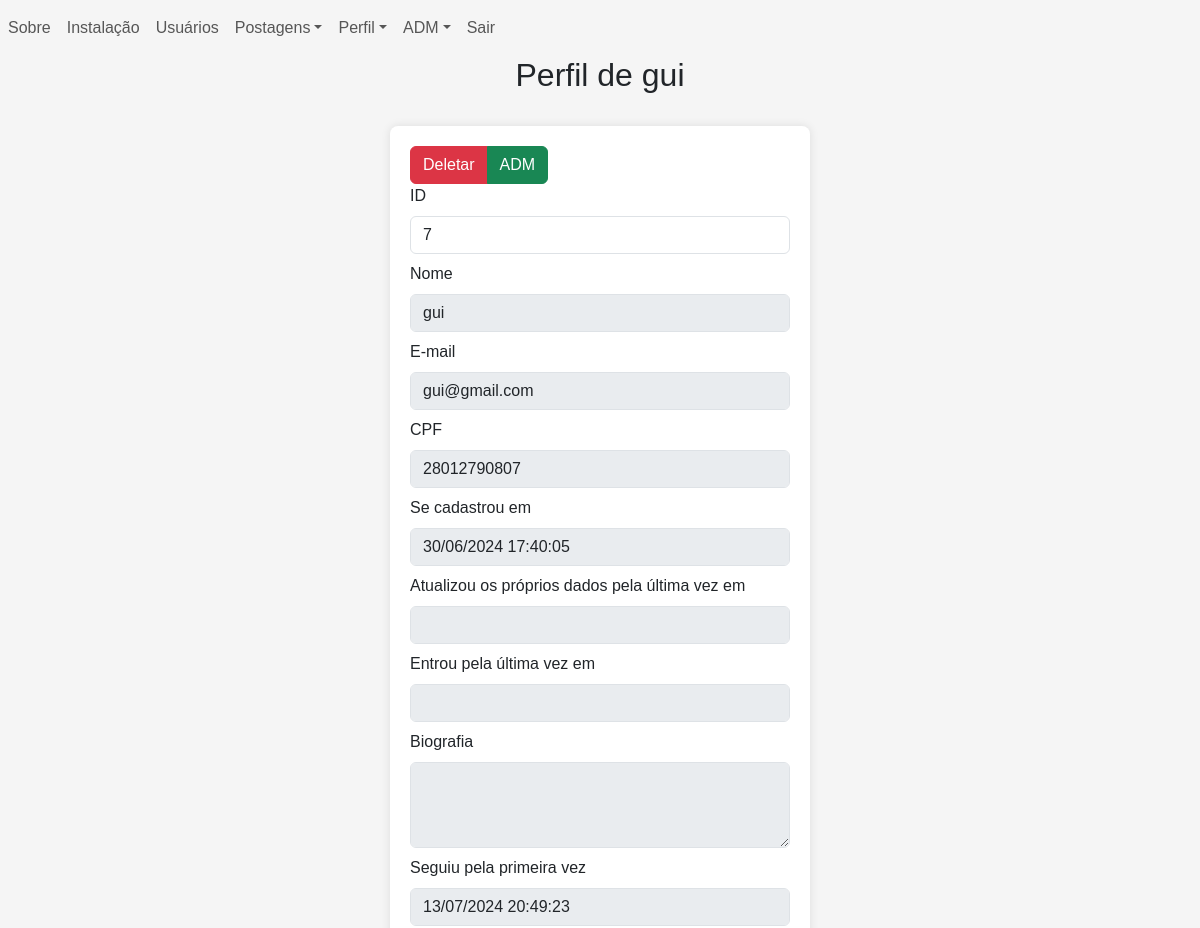
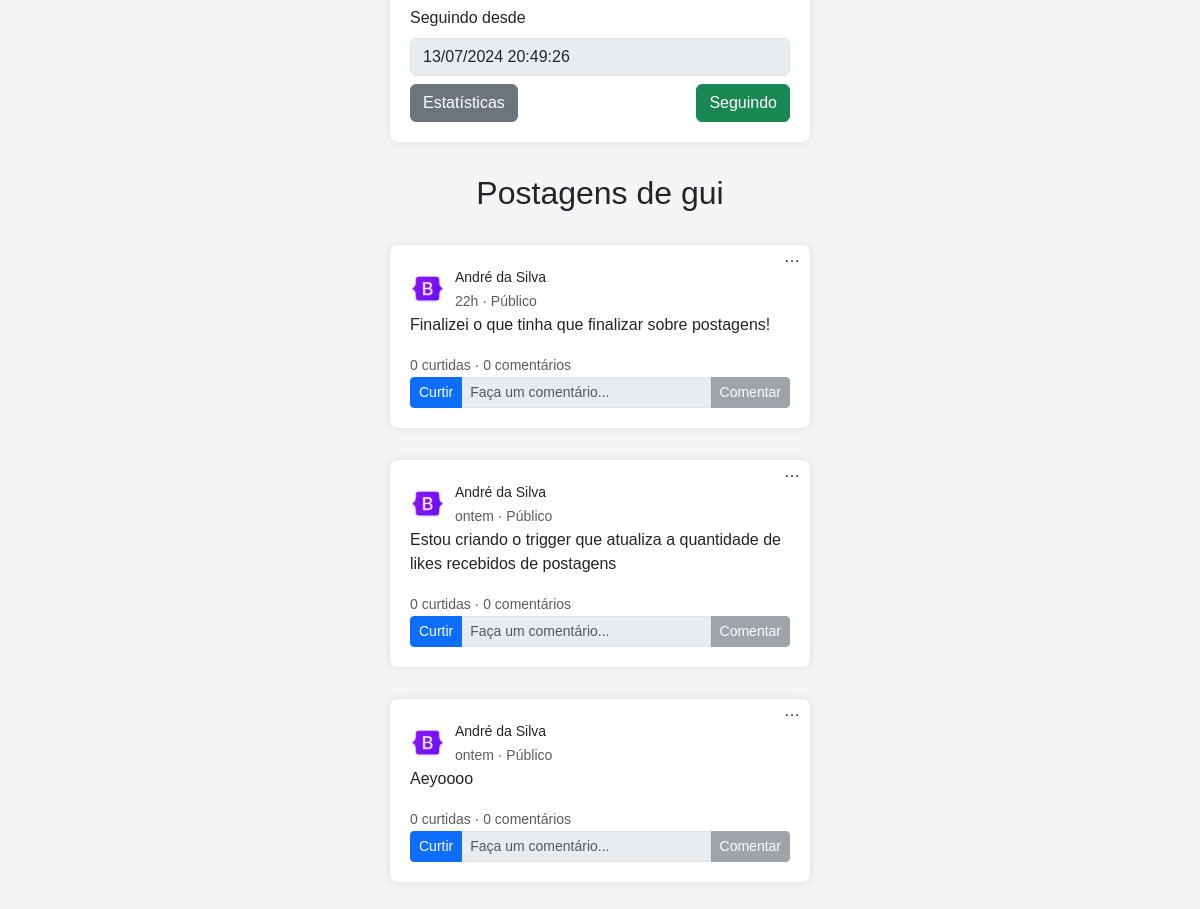
Page /users/profile.php?id=7 (signed in) on the committed database (2 pictures, top to bottom).
### tables this page shows
CREATE TABLE users (
    id INTEGER PRIMARY KEY AUTOINCREMENT,
    username VARCHAR(255) NOT NULL,
    email VARCHAR(255) NOT NULL UNIQUE,
    cpf VARCHAR(11) NOT NULL UNIQUE,
    created_at DATETIME DEFAULT CURRENT_TIMESTAMP,
    updated_at DATETIME
, pass VARCHAR(255) NOT NULL, bio VARCHAR(100), logged_at TIMESTAMP, adm boolean DEFAULT false);

CREATE TABLE posts (
    id INTEGER PRIMARY KEY AUTOINCREMENT,
    id_user INTEGER NOT NULL,
    text VARCHAR(100) NOT NULL,
    image_src VARCHAR(100),
    created_at TIMESTAMP DEFAULT CURRENT_TIMESTAMP,
    updated_at TIMESTAMP,
    total_comments INTEGER DEFAULT 0,
    total_likes INTEGER DEFAULT 0,
    FOREIGN KEY (id_user) REFERENCES users(id)
);

### src/back/config.php (called while the page is built, shortened)
<?php
    function get_posts(array $array = [], $single = false){
        $db = db_conn();
        $se_SQL = "SELECT * FROM post";
        if (!empty($array)) {
            $se_SQL .= " WHERE ";
            $conditions = [];
            foreach ($array as $col => $values) {
                $value_parts = explode(',',$values);
                foreach ($value_parts as $value) {
                    $marks[] = "$col LIKE ?";
                }
                $conditions[] = implode(" OR ",$marks);
            }
            $se_SQL .= implode(" AND ",$conditions);
        }
        $se_query = $db->prepare($se_SQL);
        if (!empty($array)) {
            $i = 1;
            foreach ($array as $col => $value) {
                foreach ($value_parts as $value) {
                    $se_query->bindValue($i,"%".trim(ucfirst($value))."%",SQLITE3_TEXT);
                    $i++;
                }
            }
        }
        $se_result = $se_query->execute();
        $posts = [];
        while ($row = $se_result->fetchArray(SQLITE3_ASSOC)) {
            $row['options'] = [
                ['text' => 'Visualizar','path' => POSTS_LINK.'crud/view_post.php']
            ];
            if (logged()) {
                if ($db->querySingle("SELECT created_at FROM post_likes WHERE id_user = ".$_SESSION['user']['id']." AND id_post = ".$row['id']) == null) {
                    $row['liked'] = false;
                }else{
                    $row['liked'] = true;
                }
            }else{
                $row['liked'] = false;
            }
            $row['posted_at'] = time_ago($row['created_at']);
            $posts[] = $row;
        }
        return $single ? $posts[0] : $posts;
    }
    function time_ago($datetime) {
        $now = new DateTime('now', new DateTimeZone('America/Sao_Paulo'));
        $post_time = new DateTime($datetime, new DateTimeZone('UTC'));
        $post_time->setTimezone(new DateTimeZone('America/Sao_Paulo'));
        $interval = $now->diff($post_time);
        $hours = $interval->h;
        $days = $interval->d;
        $weeks = floor($interval->days / 7);
        $months = $interval->m + ($interval->y * 12);
        $years = $interval->y;
        if ($days > 0) {
            return $days == 1 ? "ontem" : "$days dias";
        }
        if ($hours > 0) {
            return $hours."h";
        }
        return "Agora";
    }
    function format_date($date_string){
        return $date_string != null ? date('d/m/Y H:i:s',strtotime($date_string)) : "";
    }
    function logged(){
        return isset($_SESSION['user']);
    }
    function db_conn(){
        $db = new SQLite3(SRC_URL.'back/database.sqlite',SQLITE3_OPEN_READWRITE);
        return $db;
    }
    function get_users(array $array = [], $single = false){
        $db = db_conn();
        $se_SQL = "SELECT * FROM users";
        if (!empty($array)) {
            $se_SQL .= " WHERE ";
            $conditions = [];
            foreach ($array as $col => $values) {
                if (!empty($values)) {
                    $value_parts = explode(',',$values);
                    foreach ($value_parts as $value) {
                        $marks[] = str_contains($col,"id") ? "$col = ?" : "$col LIKE ?";
                    }
                    $conditions[] = implode(" OR ",$marks);
                }
            }
            $se_SQL .= implode(" AND ",$conditions);
        }
        $se_query = $db->prepare($se_SQL);
        if (!empty($array)) {
            $i = 1;
            foreach ($array as $col => $value) {
                if (!empty($value)) {
                    foreach ($value_parts as $value) {
                        if (str_contains($col,"id")) {
                            $se_query->bindValue($i,trim($value),SQLITE3_INTEGER);
                        }else{
                            $se_query->bindValue($i,"%".trim(ucfirst($value))."%",SQLITE3_TEXT);
                        }
                        $i++;
                    }
                }
            }
        }
        $se_result = $se_query->execute();
        $users = [];
        while ($row = $se_result->fetchArray(SQLITE3_ASSOC)) {
            if (logged()) {
                $users_follow = $db->querySingle("SELECT * FROM users_follow WHERE id_user_follower = ".$_SESSION['user']['id']." AND id_user_followed = ".$row['id'], true);
                if (!empty($users_follow) && $users_follow['active'] == 1) {
                    $row['following'] = true;
                    $row['followed_first_at'] = format_date($users_follow['created_at']);
                    $row['following_since'] = $users_follow['updated_at'] == null ? format_date($users_follow['created_at']) : format_date($users_follow['updated_at']);
                }else{
                    $row['following'] = false;
                    $row['followed_first_at'] = "";
                    $row['following_since'] = "";
                }
            }else{
                $row['following'] = false;
                $row['followed_first_at'] = "";
                $row['following_since'] = "";
            }
            $users[] = $row;
        }
        return $single ? $users[0] : $users;
    }
?>

### users/profile.php (the view, shortened to what this page needs)
<?php
    require "../src/back/config.php";
    if (isset($_GET['id']) && is_numeric($_GET['id']) && $_GET['id'] > 0) {
        $id = $_GET['id'];
        $self = logged() && $_SESSION['user']['id'] == $id ? true : false;
    }else{
        checkAuth(true);
        $id = $_SESSION['user']['id'];
        $self = true;
    }
    $profile = get_users(['id' => $id],true);
    if ($self) {
        $button_tag = "a";
        $button_text = "Editar";
        $button_class = "btn btn-secondary";
        $link = USERS_LINK."crud/my_data.php";
        $button_attributes = "href = '$link'";
    }else{
        $button_tag = "button";
        $button_attributes = "type = 'submit'";
        if ($profile['following']) {
            $button_text = "Seguindo";
            $button_class = "btn btn-success";
        }else{
            $button_text = "Seguir";
            $button_class = "btn btn-primary";
        }
    }
    $cols = ['id_user' => $profile['id']];
    $posts = get_posts($cols);
?>
<!DOCTYPE html>
<html lang="en">
    <head>
        <?php require SRC_URL."front/head.php" ?>
    </head>
    <body>
        <?php require SRC_URL."front/navbar.php" ?>
        <div class = "text-center">
            <h2>
                <?php
                    if ($self) {
                        echo "Meu Perfil";
                    }else{
                        echo "Perfil de ".explode(" ",$profile['username'])[0];
                    }
                ?>
            </h2>
        </div>
        <form class = "container form-container" action="follow_user.php?redirect_url=<?php echo $_SERVER['REQUEST_URI'] ?>" method="POST" autocomplete = 'off'  >
            <?php
                if (logged() && $_SESSION['user']['adm'] && $self == false) {
                    echo "<div class = 'input-group'>";
                    echo set_link_button('Deletar',USERS_LINK.'crud/delete_user.php?id='.$profile['id'],'btn btn-danger');
                    echo set_link_button('ADM',ADM_LINK.'toggle_adm.php?id='.$profile['id'],$profile['adm'] ? 'btn btn-success' : 'btn btn-primary');
                    echo "</div>";
                }else{
                }
                echo set_form_input('ID','id',$profile['id'],['readonly' => true]);
                echo set_form_input('Nome','username',$profile['username'],['disabled' => true]);
                echo set_form_input('E-mail','email',$profile['email'],['disabled' => true]);
                echo set_form_input('CPF','cpf',$profile['cpf'],['disabled' => true]);
                echo set_form_input('Se cadastrou em','created_at',format_date($profile['created_at']),['disabled' => true]);
                echo set_form_input('Atualizou os próprios dados pela última vez em','updated_at',format_date($profile['updated_at']),['disabled' => true]);
                echo set_form_input('Entrou pela última vez em','logged_at',format_date($profile['logged_at']),['disabled' => true]);
                echo set_form_textarea('Biografia','bio',$profile['bio'],['disabled' => true]);
                echo set_form_input('Seguiu pela primeira vez','followed_first_at',$profile['followed_first_at'],['disabled' => true]);
                echo set_form_input('Seguindo desde','following_since',$profile['following_since'],['disabled' => true]);
            ?>
            <div class = "row" >
                <div class = "col-lg-6 col-md-6 col-sm-12" style = "text-align: left">
                    <a class = "btn btn-secondary" href = "users_statistics.php?id=<?php echo $profile['id'] ?>" >Estatísticas</a>
                </div>
                <div class = "col-lg-6 col-md-6 col-sm-12" style = "text-align: right">
                    <?php echo set_button($button_tag,$button_text,$button_class,$button_attributes) ?>
                </div>
            </div>
        </form>
        <section>
            <div class = 'text-center' style = "display: <?php echo empty($posts) ? 'none' : 'block' ?>">
                <h2>
                    <?php
                        if ($self) {
                            echo "Minhas postagens";
                        }else{
                            echo "Postagens de ".explode(" ",$profile['username'])[0];
                        }
                    ?>
                </h2>
            </div>
            <?php
                if (!empty($posts)) {
                    foreach ($posts as $post) {
                        echo set_post_form($post);
                    }
                }
            ?>
        </section>
    </body>
</html>

### src/front/navbar.php (shortened to what this page needs)
<navbar class = "navbar navbar-expand-lg">
    <ul class="navbar-nav mr-auto">
        <?php
          set_nav_link(MAIN_LINK."index.php","Sobre");
          set_nav_dropdown("Postagens", POSTS_LINK."posts.php",[
            ["path" => POSTS_LINK."crud/post.php", "text" => "Novo"],
            ["path" => POSTS_LINK."posts_table.php", "text" => "Tabela"]
          ]);
          if(logged()){
            if ($_SESSION['user']['adm']) {
              set_nav_dropdown("ADM", ADM_LINK."schema.php",[
                ["path" => BASE_LINK."tests.php", "text" => "Testes"]
              ]);
            }
          }else{
            set_nav_link(USERS_LINK."auth/login.php","Entrar");
            set_nav_link(USERS_LINK."crud/signin.php","Registrar");
          }
        ?>
    </ul>
</navbar>
<?php
  function set_nav_link($path,$text){
    echo "<li class='nav-item'><a href = '$path' class = 'nav-link'>$text</a></li>";
  }
  function set_nav_dropdown($text, $href, $items) {
    echo "<li class='nav-item dropdown'>";
    echo "<a class='nav-link dropdown-toggle' href='$href' id='navbarDropdown' role='button' data-toggle='dropdown' aria-haspopup='true' aria-expanded='false'>$text</a>";
    echo "</li>";
  }
  function set_post_options_dropdown($postId, $options) {
    if (!empty($options)) {
      $element = "<div class='dropdown post-options'>";
      $element .= "<span class=' dropdown-toggle' id='postOptionsDropdown$postId' data-toggle='dropdown' aria-haspopup='true' aria-expanded='false'>&#x2026;</span>";
      $element .= "<div class='dropdown-menu' aria-labelledby='postOptionsDropdown$postId'>";
      foreach ($options as $option) {
        $element .= "<a class='dropdown-item' href='{$option['path']}?id=$postId'>{$option['text']}</a>";
      }
      $element .= "</div>";
      $element .= "</div>";
    }else{
      $element = "";
    }
    return $element;
  }
  function set_button($tag,$text,$class,$attributes) {
    return "<$tag $attributes class = '$class' >$text</$tag>";
  }
  function set_link_button($text,$href,$class){
    return "<a href = '$href' class = '$class'>$text</a>";
  }
  function set_form_input($label,$column,$value,$options = []){
    $input = "<div class = 'form-group'>";
    $input .= "<label for = '$column-input' class = 'form-label'>$label</label>";
    $input .= "<input type = 'text' id = '$column-input' name = '$column' class = 'form-control' value = '$value' ";
    $input .= isset($options['readonly']) ? " readonly " : "";
    $input .= isset($options['disabled']) ? " disabled " : "";
    $input .= isset($options['required']) ? " required " : "";
    $input .= ">";
    $input .= "</div>";
    return $input;
  }
  function set_form_textarea($label,$column,$value,$options = []){
    $textarea = "<div class = 'form-group'>";
    $textarea .= "<label for = '$column-input' class = 'form-label'>$label</label>";
    $textarea .= "<textarea id = '$column-input' name = '$column' class = 'form-control' cols = '10' rows = '3'";
    $textarea .= isset($options['disabled']) ? " disabled " : "";
    $textarea .= ">";
    $textarea .= $value;
    $textarea .= "</textarea>";
    $textarea .= "</div>";
    return $textarea;
  }
  function set_post_form ($post = []){
    $form = "<form class = 'container form-container' action = 'comment.php' method = 'POST' autocomplete = 'off' id = 'post-".$post['id']."' >";
    $id_input = "<input type = 'hidden' name = 'id' value = '".$post['id']."' >";
    $user_info = "<div class = 'user-info'>";
    $user_info .= "<img src = '".MEDIA_LINK."bootstrap.png' alt = ''>";
    $user_info .= "<div>";
    $user_info .= "<small class = 'text-bold'>".$post['username']."</small>";
    $user_info .= "<br>";
    $user_info .= "<small class = 'text-muted'>".$post['posted_at']." &middot; Público";
    $user_info .= is_null($post['updated_at']) ? "" : " &middot; Editado ".time_ago($post['updated_at']);
    $user_info .= "</small>";
    $user_info .= "</div>";
    $user_info .= "</div>";
    $options = set_post_options_dropdown($post['id'],$post['options']);
    $text = "<div class = 'text-justify'>";
    $text .= "<p>".$post['text']."</p>";
    $text .= "</div>";
    $statistics = "<div>";
    $statistics .= "<small class = 'text-muted' >".$post['total_likes']." curtidas &middot; ".$post['total_comments']." comentários</small>";
    $statistics .= "</div>";
    if ($post['liked']) {
      $like_button_class = "btn btn-success";
      $like_button_text = "Curtiu";
    }else{
      $like_button_class = "btn btn-primary";
      $like_button_text = "Curtir";
    }
    $buttons = "<div class = 'input-group input-group-sm'>";
    $buttons .= "<a class = '$like_button_class' href = '".POSTS_LINK."like_post.php?id_post=".$post['id']."&redirect_url=".$_SERVER['REQUEST_URI']."'>$like_button_text</a>";
    $buttons .= "<input type = 'text' class = 'form-control' placeholder = 'Faça um comentário...' disabled >";
    $buttons .= "<button type = 'submit' class = 'btn btn-secondary' disabled>Comentar</button>";
    $buttons .= "</div>";
    $form .= $id_input;
    $form .= $options;
    $form .= $user_info;
    $form .= $text;
    $form .= $statistics;
    $form .= $buttons;
    $form .= "</form>";
    return $form;
  }
?>

### main/index.css (style rules this page uses)
form { margin: auto; padding: 0.5rem; }
form .form-group { margin-bottom: 0.5rem; }
.form-container { position: relative; width: 35%; overflow: visible; }
body { font-family: Arial, sans-serif; background-color: #f5f5f5; margin: 0; }
.table-container, .container { margin: 2rem auto; padding: 20px; background-color: #fff; box-shadow: 0 0 10px rgba(0, 0, 0, 0.1); border-radius: 8px; }
.container { max-width: 80%; }
a { color: #007BFF; text-decoration: none; }
a.btn, .nav-link { text-decoration: none; }
.nav-link,.nav-link:hover { text-decoration: none; }
.post-options .dropdown-toggle::after { display: none; }
.post-options { position: absolute; top: 0; right: 10px; }
.user-info { display: flex; align-items: center; }
.user-info img { display: inline-block; margin-right: 10px; width: 35px; }

### rows in the picture
users: username "gui", id "7", email "gui@gmail.com", cpf "28012790807"
posts: id_user.username "André da Silva", posted_at "22h", text "Finalizei o que tinha que finalizar sobre postagens!", total_likes "0", total_comments "0", like_button_text "Curtir"
posts: id_user.username "André da Silva", posted_at "ontem", text "Estou criando o trigger que atualiza a quantidade de likes recebidos de postagens", total_likes "0", total_comments "0", like_button_text "Curtir"
posts: id_user.username "André da Silva", posted_at "ontem", text "Aeyoooo", total_likes "0", total_comments "0", like_button_text "Curtir"

### other values in the picture
$text "Sobre Instalação Usuários Sair"
$text "Postagens Perfil ADM"
$text "Deletar ADM"
$label "ID Nome E-mail CPF Se cadastrou em Atualizou os próprios dados pela última vez em Entrou pela última vez em Seguiu pela primeira vez Seguindo desde"
$label "Biografia"
set_button($button_tag,$button_text,$button_class,$button_attributes) "Seguindo"
